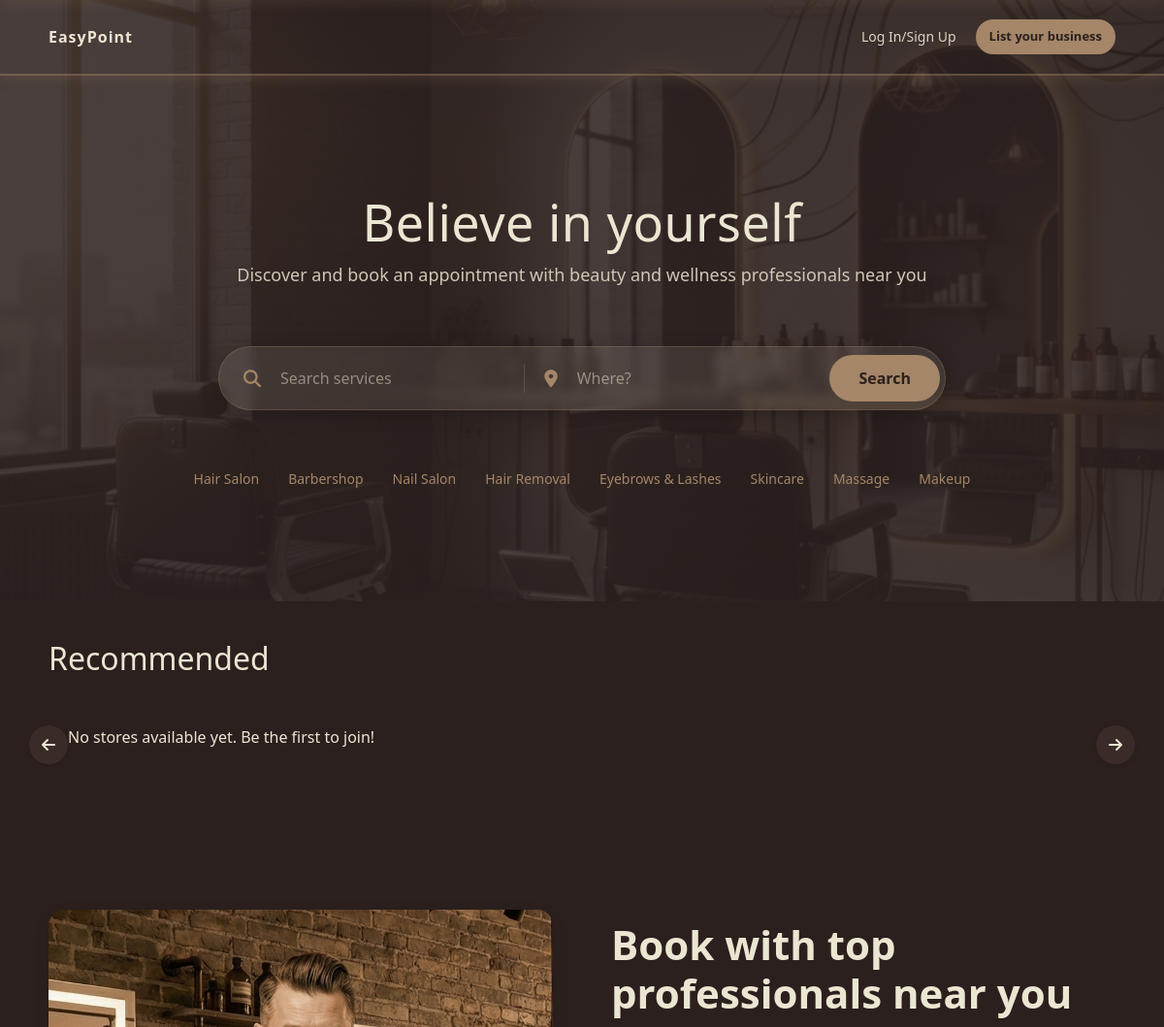
/ (upper part), run on an earlier commit of the app's database.
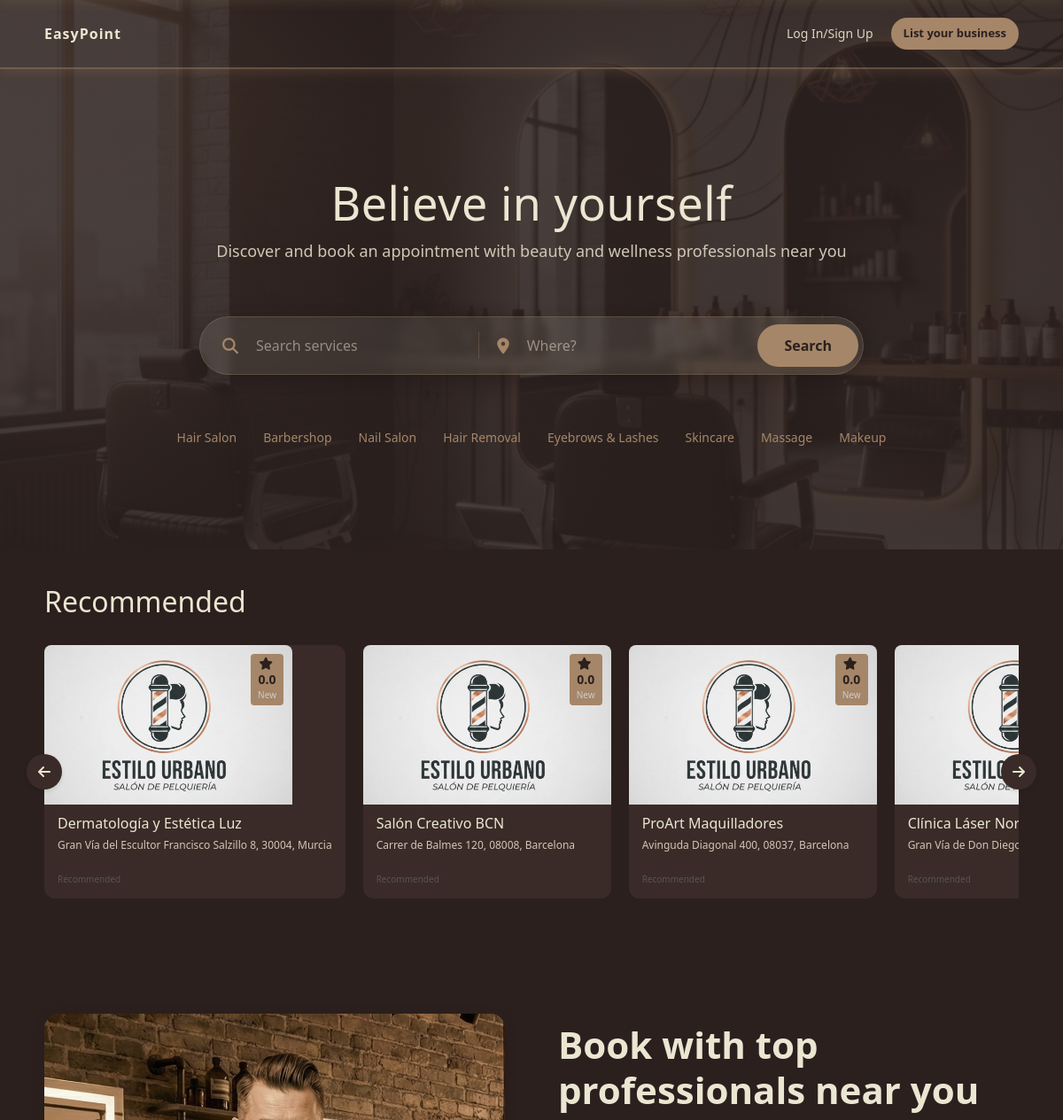
And on a later commit of the database.
### tables this page shows
CREATE TABLE `users` (
  `id` int NOT NULL,
  `username` varchar(50) NOT NULL,
  `email` varchar(100) NOT NULL,
  `password` varchar(255) NOT NULL,
  `role` enum('admin','user','store') DEFAULT 'user',
  `is_confirmed` tinyint(1) DEFAULT '0',
  `token` varchar(100) DEFAULT NULL,
  `created_at` timestamp NULL DEFAULT CURRENT_TIMESTAMP,
  `business_name` varchar(100) DEFAULT NULL,
  `address` varchar(255) DEFAULT NULL,
  `postal_code` varchar(10) DEFAULT NULL,
  `phone` varchar(20) DEFAULT NULL,
  `city` varchar(100) DEFAULT NULL
);

### models/user.php (called while the page is built, shortened)
<?php
require_once __DIR__ . '/Database.php';
class User
{
    private $conn;
    public function __construct()
    {
        $database = new Database();
        $this->conn = $database->getConnection();
    }
    public function getRecommendedStores($category = null)
    {
        try {
            $query = "SELECT u.id, u.business_name, u.address, u.city, u.postal_code,
                         bp.logo_url, bp.business_type,
                         COALESCE(AVG(r.rating), 0) as avg_rating,
                         COUNT(r.id) as review_count
              FROM users u
              INNER JOIN business_profiles bp ON u.id = bp.user_id
              LEFT JOIN reviews r ON bp.id = r.business_profile_id
              WHERE u.role = 'store' AND bp.is_public = 1";
            $query .= " GROUP BY u.id ORDER BY avg_rating DESC, review_count DESC LIMIT 8";
            $stmt = $this->conn->prepare($query);
            $stmt->execute();
            return $stmt->fetchAll(PDO::FETCH_ASSOC);
        } catch (PDOException $e) {
            error_log("Error fetching stores: " . $e->getMessage());
            return [];
        }
    }
}
?>

### models/Database.php (called while the page is built, shortened)
<?php
class Database
{
    private $host;
    private $db_name;
    private $username;
    private $password;
    public function __construct()
    {
        $this->host = DB_HOST;
        $this->db_name = DB_NAME;
        $this->username = DB_USER;
        $this->password = DB_PASS;
    }
    public function getConnection()
    {
        $this->conn = null;
        try {
            $this->conn = new PDO(
                "mysql:host=" . $this->host . ";dbname=" . $this->db_name . ";charset=utf8mb4",
                $this->username,
                $this->password
            );
            $this->conn->setAttribute(PDO::ATTR_ERRMODE, PDO::ERRMODE_EXCEPTION);
        } catch (PDOException $exception) {
            error_log("Connection error: " . $exception->getMessage());
        }
        return $this->conn;
    }
}

### index.php (the view, shortened to what the changed rows need)
<?php
require_once __DIR__ . '/controllers/UserController.php';
$action = $_GET['action'] ?? 'home';
$userModel = new User();
$stores = [];
if ($action === 'home') {
    $searchTerm = $_GET['q'] ?? null;
    $locationTerm = $_GET['loc'] ?? null;
    $categoryFilter = $_GET['category'] ?? null;
    if ($searchTerm || $locationTerm) {
        $stores = $userModel->searchStores($searchTerm, $locationTerm);
    } else {
        $stores = $userModel->getRecommendedStores($categoryFilter);
    }
}
?>
<!DOCTYPE html>
<html lang="en">
<head>
    <link rel="stylesheet" href="https://cdnjs.cloudflare.com/ajax/libs/font-awesome/6.4.0/css/all.min.css">
    <link href="https://cdn.jsdelivr.net/npm/bootstrap@5.3.0/dist/css/bootstrap.min.css" rel="stylesheet">
    <link rel="stylesheet" href="public/css/styles.css">
</head>
<body>
    <header>
        <div class="central-content">
            <h1 class="main-title">Believe in yourself</h1>
            <ul class="category-list">
                <?php
                $categories = [
                    'Hair Salon',
                    'Barbershop',
                    'Nail Salon',
                    'Hair Removal',
                    'Eyebrows & Lashes',
                    'Skincare',
                    'Massage',
                    'Makeup'
                ];
                function buildUrl($newCategory = null)
                {
                    $params = $_GET;
                    $params['action'] = 'search';
                    if ($newCategory) {
                        $params['category'] = $newCategory;
                    } else {
                        unset($params['category']);
                    }
                    return 'index.php?' . http_build_query($params);
                }
                ?>
                <?php foreach ($categories as $cat): ?>
                    <?php
                    $activeClass = ($categoryFilter === $cat) ? 'font-weight: bold; text-decoration: underline;' : '';
                    ?>
                    <li>
                        <a href="<?php echo buildUrl($cat); ?>" class="cat-link" style="<?php echo $activeClass; ?>">
                            <?php echo $cat; ?>
                        </a>
                    </li>
                <?php endforeach; ?>
            </ul>
        </div>
    </header>
    <section class="recommended-section">
        <h2 class="section-title">Recommended</h2>
        <div class="carousel-container">
            <div class="shops-grid">
                <?php if (empty($stores)): ?>
                    <p style="padding: 20px;">No stores available yet. Be the first to join!</p>
                <?php else: ?>
                    <?php foreach ($stores as $store): ?>
                        <?php
                        $name = !empty($store['business_name']) ? htmlspecialchars($store['business_name']) : 'Unnamed Business';
                        $addressParts = [];
                        if (!empty($store['address']))
                            $addressParts[] = htmlspecialchars($store['address']);
                        if (!empty($store['postal_code']))
                            $addressParts[] = htmlspecialchars($store['postal_code']);
                        if (!empty($store['city']))
                            $addressParts[] = htmlspecialchars($store['city']);
                        $fullAddress = implode(', ', $addressParts);
                        $image = !empty($store['logo_url']) ? 'public/' . htmlspecialchars($store['logo_url']) : 'public/assets/images/tienda-1.png';
                        ?>
                        <a href="index.php?action=view_business&id=<?php echo $store['id']; ?>"
                            style="text-decoration: none; color: inherit;">
                            <article class="shop-card">
                                <div class="image-container">
                                    <img src="<?php echo $image; ?>" alt="<?php echo $name; ?>" class="shop-image">
                                    <div class="rating-label">
                                         <i class="fas fa-star" style="margin-right: 3px;"></i>
                                        <?php echo number_format($store['avg_rating'], 1); ?>
                                        <span class="reviews-text">
                                            <?php echo ($store['review_count'] > 0) ? '(' . $store['review_count'] . ')' : 'New'; ?>
                                        </span>
                                    </div>
                                </div>
                                <div class="shop-info">
                                    <h3 class="shop-name"><?php echo $name; ?></h3>
                                    <p class="shop-address"><?php echo $fullAddress; ?></p>
                                    <span class="sponsored-text">Recommended</span>
                                </div>
                            </article>
                        </a>
                    <?php endforeach; ?>
                <?php endif; ?>
            </div>
        </div>
    </section>
    <section class="features-section">
        <div class="features-container">
            <div class="features-content">
                <h2 class="features-title">Book with top professionals near you</h2>
            </div>
        </div>
    </section>
</body>
</html>

What changed in the data, as far as the page shows it:
added users: avg_rating "0.0", shows "New", business_name "Dermatología y Estética Luz", fullAddress "Gran Vía del Escultor Francisco Salzillo 8, 30004, Murcia"
added users: avg_rating "0.0", shows "New", business_name "Salón Creativo BCN", fullAddress "Carrer de Balmes 120, 08008, Barcelona"
added users: avg_rating "0.0", shows "New", business_name "ProArt Maquilladores", fullAddress "Avinguda Diagonal 400, 08037, Barcelona"
added users: business_name "Clínica Láser…", fullAddress "Gran Vía de Don…"
Also different on the page:
text no longer shown: "No stores available yet. Be the first to join!"
